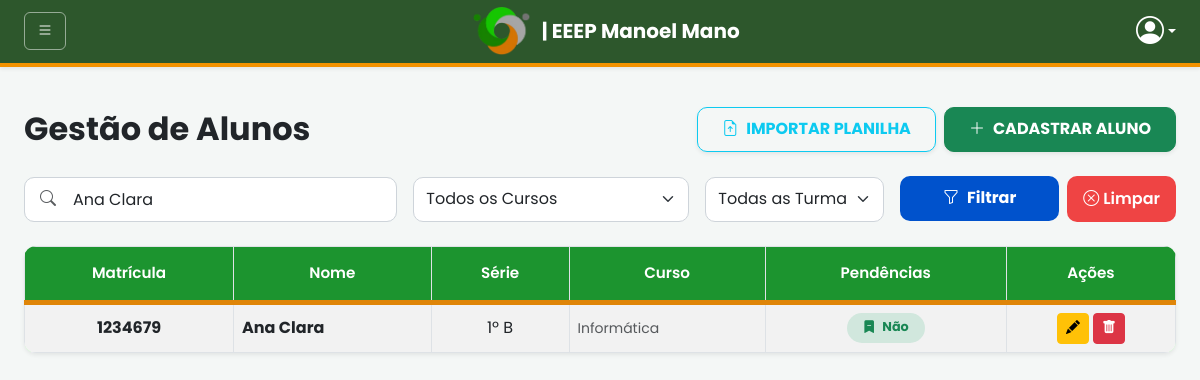
Screenshot of /alunos/visualizar.php?busca=Ana Clara with the database file from the repository.
### tables this page shows
CREATE TABLE `alunos` (
  `id_aluno` int(11) NOT NULL,
  `nome_aluno` varchar(255) NOT NULL,
  `numero_chamada` int(3) DEFAULT NULL,
  `matricula` int(11) NOT NULL,
  `fk_id_turma` int(11) DEFAULT NULL
);

CREATE TABLE `turmas` (
  `id_turma` int(11) NOT NULL,
  `curso` varchar(100) NOT NULL,
  `identificador_curso` varchar(1) NOT NULL,
  `ano_conclusao` year(4) NOT NULL,
  `serie_atual` varchar(10) NOT NULL
);

### alunos/visualizar.php (the view, shortened to what this page needs)
<?php
include('../includes/conexao.php');
$itens_por_pagina = 10;
$pagina_atual = isset($_GET['pagina']) ? (int) $_GET['pagina'] : 1;
$offset = ($pagina_atual - 1) * $itens_por_pagina;
$busca = isset($_GET['busca']) ? mysqli_real_escape_string($conn, $_GET['busca']) : "";
$curso = isset($_GET['curso']) ? mysqli_real_escape_string($conn, $_GET['curso']) : "";
$turma_id = isset($_GET['turma']) ? mysqli_real_escape_string($conn, $_GET['turma']) : "";
$filtro_ativo = !empty($busca) || !empty($curso) || !empty($turma_id);
$condicoes = " WHERE 1=1";
if (!empty($busca)) {
    $condicoes .= " AND (a.nome_aluno LIKE '%$busca%' OR a.matricula LIKE '%$busca%')";
}
$sql = "SELECT a.*, t.serie_atual, t.curso, t.identificador_curso,
               CASE
                   WHEN EXISTS(
                       SELECT 1 FROM emprestimos e
                       WHERE a.nome_aluno = e.nome_aluno AND
                       e.status IN ('Pendente', 'Renovado', 'Atrasado')
                   ) THEN 'Sim' ELSE 'Não' END AS pendencias
        FROM alunos a
        INNER JOIN turmas t ON a.fk_id_turma = t.id_turma" .
    $condicoes . " ORDER BY t.serie_atual, t.identificador_curso ASC LIMIT $itens_por_pagina OFFSET $offset";
$resAlunos = mysqli_query($conn, $sql);
?>
<!DOCTYPE html>
<html lang="pt-br">
<head>
    <link href="https://cdn.jsdelivr.net/npm/bootstrap@5.3.0/dist/css/bootstrap.min.css" rel="stylesheet">
    <link rel="stylesheet" href="https://cdn.jsdelivr.net/npm/bootstrap-icons@1.11.1/font/bootstrap-icons.css">
    <link rel="stylesheet" href="alunos.css">
    <link rel="stylesheet" href="botoes.css">
</head>
<body>
    <?php include('../includes/menu.php'); ?>
    <div class="container-fluid mt-4 px-3 px-sm-4">
        <div class="row align-items-center mt-3 mb-4 g-3">
            <div class="col-12 col-md-6 text-center text-md-start">
                <h2 class="fw-bold text-dark mb-0">Gestão de Alunos</h2>
            </div>
            <div class="col-12 col-md-6">
                <div class="d-flex flex-column flex-sm-row justify-content-md-end gap-2">
                    <a href="importar_alunos.php"
                        class="btn btn-outline-info fw-bold d-inline-flex align-items-center justify-content-center shadow-sm px-4 py-2"
                        style="height: 45px; border-radius: 10px;">
                        <i class="bi bi-file-earmark-arrow-up me-2"></i>IMPORTAR PLANILHA
                    </a>
                    <a href="cadastro_aluno.php"
                        class="btn btn-success fw-bold d-inline-flex align-items-center justify-content-center shadow-sm px-4 py-2"
                        style="height: 45px; border-radius: 10px;">
                        <i class="bi bi-plus-lg me-2"></i>CADASTRAR ALUNO
                    </a>
                </div>
            </div>
        </div>
        <form action="" method="GET" class="row g-3 mb-4 align-items-end">
            <div class="col-12 col-md-4 position-relative">
                <input type="text" name="busca" class="form-control form-control-custom ps-5"
                    placeholder="Pesquisar por nome ou matrícula..." value="<?= htmlspecialchars($busca) ?>">
                <i class="bi bi-search position-absolute top-50 start-0 translate-middle-y ms-4 text-muted"></i>
            </div>
            <div class="col-12 col-sm-6 col-md-3">
                <select name="curso" class="form-select form-control-custom">
                    <option value="">Todos os Cursos</option>
                </select>
            </div>
            <div class="col-12 col-sm-6 col-md-2">
                <select name="turma" class="form-select form-control-custom">
                    <option value="">Todas as Turmas</option>
                </select>
            </div>
            <div class="col-12 col-md-3">
                <div class="d-flex gap-2">
                    <button type="submit" class="btn btn-filtrar flex-grow-1 btn-mobile-full">
                        <i class="bi bi-funnel me-2"></i>Filtrar
                    </button>
                    <?php if ($filtro_ativo): ?>
                        <a href="visualizar.php" class="btn btn-limpar btn-mobile-full text-nowrap"
                            title="Limpar todos os filtros">
                            <i class="bi bi-x-circle me-1"></i>Limpar
                        </a>
                    <?php endif; ?>
                </div>
            </div>
        </form>
        <?php if (mysqli_num_rows($resAlunos) > 0): ?>
            <div class="table-container shadow-sm mb-3">
                <div class="table-responsive">
                    <table class="table table-bordered table-striped table-hover align-middle mb-0">
                        <thead class="thead-verde text-center">
                            <tr>
                                <th class="py-3">Matrícula</th>
                                <th class="py-3">Nome</th>
                                <th class="py-3">Série</th>
                                <th class="py-3">Curso</th>
                                <th class="py-3">Pendências</th>
                                <th class="py-3">Ações</th>
                            </tr>
                        </thead>
                        <tbody>
                            <?php while ($aluno = mysqli_fetch_assoc($resAlunos)): ?>
                                <tr>
                                    <td class="text-center fw-bold"><?= $aluno['matricula'] ?></td>
                                    <td class="fw-bold text-dark"><?= htmlspecialchars($aluno['nome_aluno']) ?></td>
                                    <td class="text-center">
                                        <?= $aluno['serie_atual'] ?>º <?= $aluno['identificador_curso'] ?>
                                    </td>
                                    <td class="text-start small text-muted"><?= $aluno['curso'] ?></td>
                                    <td class="text-center align-middle">
                                        <?php if ($aluno['pendencias'] === 'Sim'): ?>
                                            <span class="badge bg-danger-subtle text-danger px-3 py-2 rounded-pill fw-bold"
                                                style="font-size: 0.8rem;">
                                                <i class="bi bi-check-circle-fill me-1"></i> Sim
                                            </span>
                                        <?php else: ?>
                                            <span class="badge bg-success-subtle text-success px-3 py-2 rounded-pill fw-bold"
                                                style="font-size: 0.8rem;">
                                                <i class="bi bi-bookmark-dash-fill me-1"></i> Não
                                            </span>
                                        <?php endif; ?>
                                    </td>
                                    <td class="text-center">
                                        <div class="d-flex justify-content-center gap-1">
                                            <a href="editar_aluno.php?id=<?= $aluno['id_aluno'] ?>"
                                                class="btn btn-sm btn-warning px-2">
                                                <i class="bi bi-pencil-fill"></i>
                                            </a>
                                            <a href="excluir_aluno.php?id=<?= $aluno['id_aluno'] ?>"
                                                class="btn btn-sm btn-danger px-2"
                                                onclick="return confirm('Deseja excluir este aluno? Esta ação não pode ser desfeita!')">
                                                <i class="bi bi-trash-fill"></i>
                                            </a>
                                        </div>
                                    </td>
                                </tr>
                            <?php endwhile; ?>
                        </tbody>
                    </table>
                </div>
            </div>
        <?php endif; ?>
    </div>
</body>
</html>

### alunos/alunos.css (style rules this page uses)
body { font-family: "Poppins", sans-serif; background-color: #f4f6f9; color: #333; }
.thead-verde th { background-color: #1c942f !important; color: white !important; border-bottom: 5px solid #df8508 !important; padding: 15px !important; font-weight: 600; font-size: 0.95rem; }
.table-striped > tbody > tr:nth-of-type(odd) { background-color: #a8ffa8 !important; }
.table-container { background-color: white; border-radius: 12px; overflow: hidden; border: none; }
.form-control-custom { height: 45px; border-radius: 10px; border: 1px solid #ced4da; }

### alunos/botoes.css (style rules this page uses)
.btn-filtrar { background-color: #0052cc; color: white; font-weight: bold; border: none; border-radius: 10px; transition: 0.2s ease; height: 45px; display: inline-flex; align-items: center; justify-content: center; }
.btn-limpar { background-color: #ef4444; color: white; font-weight: 600; border: none; border-radius: 10px; height: 46px; padding: 0 16px; display: inline-flex; align-items: center; justify-content: center; text-decoration: none; transition: 0.2s ease; }

### includes/menu.php (style rules this page uses)
:root { --verde-eeep: #2d572c; --laranja-eeep: #f39200; --branco: #ffffff; }
body { background-color: #f4f7f6; }

### rows the page displays
alunos: matricula "1234679", nome_aluno "Ana Clara", fk_id_turma.serie_atual "1", fk_id_turma.identificador_curso "B", fk_id_turma.curso "Informática"
